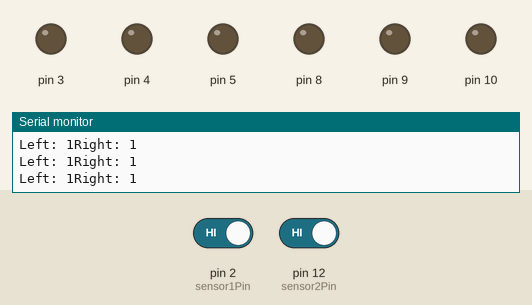
The sketch below on a simulated Arduino Uno, built with avr-gcc and run on an emulated ATmega328P. Parts: output pins drawn as LEDs (lit = HIGH), the last lines printed to the serial monitor. Inputs (shaded band) come from the test bench; at power-on: pin 2 (sensor1Pin) HIGH, pin 12 (sensor2Pin) HIGH.

Above: at 1.2 s.
1.3 s: pin 2 (sensor1Pin) driven LOW
At 1.8 s:
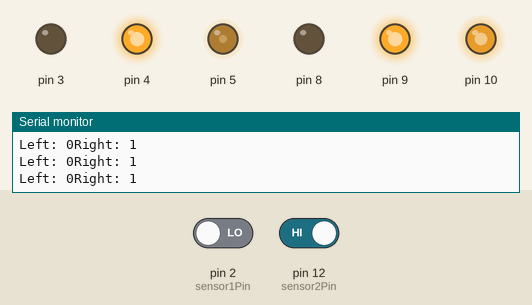
2.8 s: pin 12 (sensor2Pin) driven LOW
At 4.0 s:
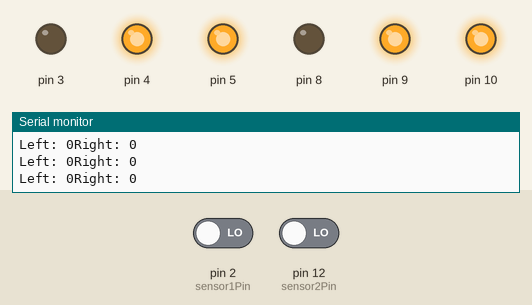
4.3 s: pin 2 (sensor1Pin) driven HIGH
At 5.5 s:
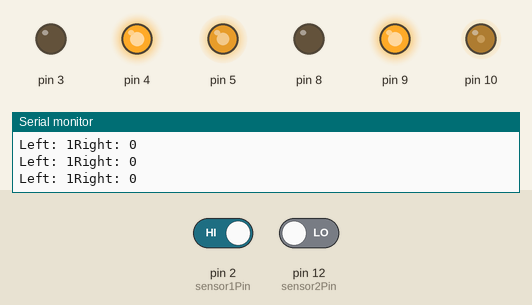
5.8 s: pin 12 (sensor2Pin) driven HIGH
At 7.2 s:
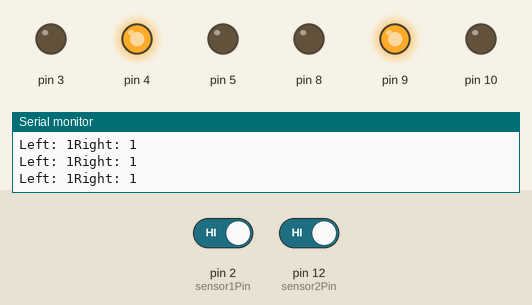
Timing chart, 0 to 8.3 s (numbered marks = the images above; inputs shaded):
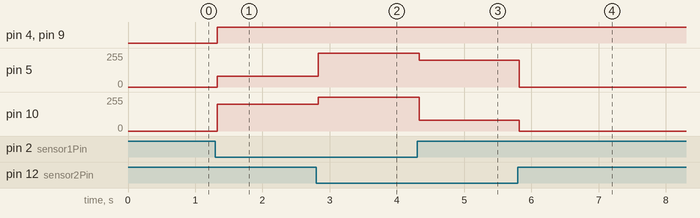

Measured:
- after the input at 1.3 s, pin 4, pin 9: LOW → HIGH at once; pin 5: 0/255 → 80/255 at once; pin 10: 0/255 → 200/255 at once
- after the input at 2.8 s, pin 5: 80/255 → 255/255 at once; pin 10: 200/255 → 255/255 at once
- after the input at 4.3 s, pin 5: 255/255 → 200/255 at once; pin 10: 255/255 → 80/255 at once
- after the input at 5.8 s, pin 5: 200/255 → 0/255 at once; pin 10: 80/255 → 0/255 at once

The sketch:

Line_following_robot.ino
```cpp
int sensor1Pin = 2;
int sensor2Pin = 12;
int sensor1Value;
int sensor2Value;

void setup()
{
  pinMode(sensor1Pin, INPUT);
  pinMode(sensor2Pin, INPUT);
  pinMode(10, OUTPUT);
  pinMode(9, OUTPUT);
  pinMode(8, OUTPUT);
  pinMode(5, OUTPUT);
  pinMode(4, OUTPUT);
  pinMode(3, OUTPUT);
  Serial.begin(9600);
}
void forward()
{
  digitalWrite(10, HIGH);
  digitalWrite(9, HIGH);
  digitalWrite(8, LOW);
  digitalWrite(5, HIGH);
  digitalWrite(4, HIGH);
  digitalWrite(3, LOW);
}
void stopMotors()
{
  digitalWrite(10, LOW);
  digitalWrite(5, LOW);
}
void turnRight()
{
  analogWrite(10, 200);   // Motor A — keep moving
  digitalWrite(9, HIGH);
  digitalWrite(8, LOW);
  analogWrite(5, 80);     // Motor B — slow down, don't reverse
  digitalWrite(4, HIGH);
  digitalWrite(3, LOW);
}

void turnLeft()
{
  analogWrite(10, 80);    // Motor A — slow down
  digitalWrite(9, HIGH);
  digitalWrite(8, LOW);
  analogWrite(5, 200);    // Motor B — keep moving
  digitalWrite(4, HIGH);
  digitalWrite(3, LOW);
}
void reverseMotor()
{
  digitalWrite(10, HIGH);
  digitalWrite(9, LOW);
  digitalWrite(8, HIGH);
  digitalWrite(5, HIGH);
  digitalWrite(4, LOW);
  digitalWrite(3, HIGH);
  delay(500);
}

void loop()
{
  sensor1Value = digitalRead(sensor1Pin);
  sensor2Value = digitalRead(sensor2Pin);

  Serial.print("Left: ");
  Serial.print(sensor1Value);
  Serial.print("Right: ");
  Serial.println(sensor2Value);

  if (sensor1Value == 0 && sensor2Value == 0)
{
  forward();
}
else if (sensor1Value == 0 && sensor2Value == 1)
{
  turnRight();
}
else if (sensor1Value == 1 && sensor2Value == 0)
{
  turnLeft();
}
else
{
  stopMotors();
}

}
```
